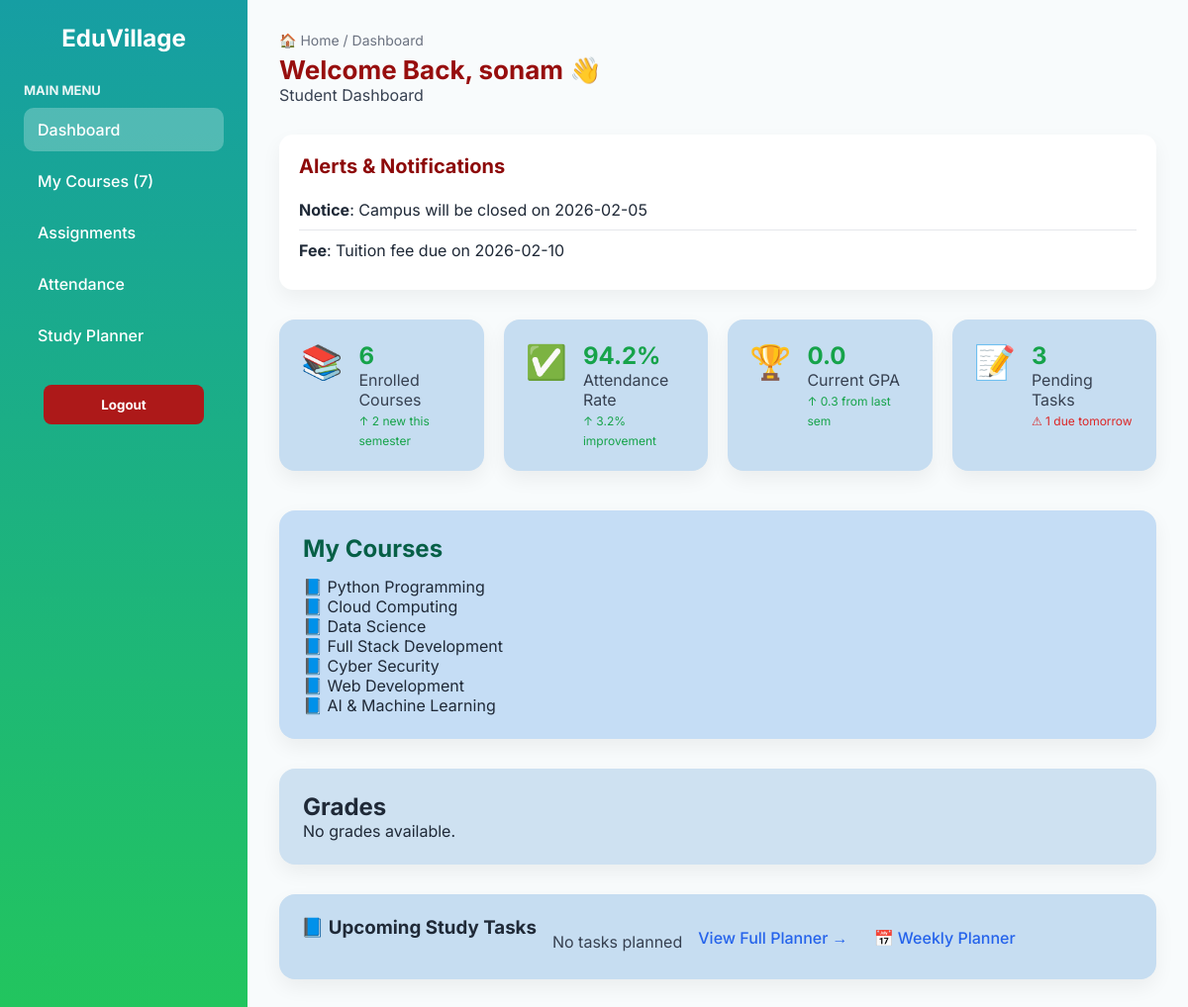
Page /dashboard/student/ (signed in) on the committed database.
### core/models.py (models this page shows, shortened)
class Enrollment(models.Model):
    user = models.ForeignKey(User, on_delete=models.CASCADE)
    course = models.ForeignKey(Course, on_delete=models.CASCADE)
    progress = models.IntegerField(default=0)  # percentage
    enrolled_on = models.DateTimeField(auto_now_add=True)

class Course(models.Model):
    title = models.CharField(max_length=200)
    description = models.TextField()
    created_by = models.ForeignKey(User, on_delete=models.CASCADE)

### core/views.py (the view)
# urls.py: path('dashboard/student/', dashboard_student, name='dashboard_student'),
@login_required
def dashboard_student(request):
    profile, created = UserProfile.objects.get_or_create(user=request.user)
    if profile.role != 'student':
        return redirect('login')
    enrollments = Enrollment.objects.filter(user=request.user)
    notices = [
        {'type': 'Notice', 'message': 'Campus will be closed on 2026-02-05'},
        {'type': 'Fee', 'message': 'Tuition fee due on 2026-02-10'},
    ]
    study_tasks = StudyTask.objects.filter(
        user=request.user
    ).order_by('study_date')[:5]
    today_tasks = StudyTask.objects.filter(
        user=request.user,
        study_date=date.today()
    )
    context = {
        'profile': profile,
        'notices': notices,
        'enrollments': enrollments,
        'study_tasks': study_tasks,
        'today_tasks': today_tasks,
    }
    return render(request, 'core/dashboard_student.html', context)

### core/templates/core/dashboard_student.html (shortened to what this page needs)
{% load static %}
<!DOCTYPE html>
<html lang="en">
<head>
    <link rel="stylesheet" href="{% static 'css/dashboard.css' %}?v=2">
</head>
<body>
<div class="dashboard-container">
    <aside class="sidebar">
        <div class="logo">
            <h2>EduVillage</h2>
        </div>
        <nav class="menu">
            <h4>Main Menu</h4>
            <ul>
                <li class="active"><a href="{% url 'dashboard_student' %}">Dashboard</a></li>
                <li><a href="{% url 'student_my_courses' %}">My Courses ({{ enrollments.count }})</a></li>
                <li><a href="{% url 'assignments' %}">Assignments</a></li>
                <li><a href="{% url 'attendance' %}">Attendance</a></li>
                <li><a href="{% url 'study_planner' %}">Study Planner</a></li>
            </ul>
        </nav>
        <div class="sidebar-logout">
            <form method="POST" action="{% url 'logout' %}">
                <button type="submit">Logout</button>
            </form>
        </div>
    </aside>
    <main class="main-content">
        <div class="header">
            <div class="breadcrumb">
                <span>🏠 Home /</span> <span>Dashboard</span>
            </div>
            <div class="welcome">
                <h1>Welcome Back, {{ request.user.username }} 👋</h1>
                <p>Student Dashboard</p>
            </div>
        </div>
        <div class="notifications">
            <h2>Alerts & Notifications</h2>
            <ul>
                {% for notice in notices %}
                    <li><strong>{{ notice.type }}</strong>: {{ notice.message }}</li>
                {% empty %}
                    <li>No alerts at this moment!</li>
                {% endfor %}
            </ul>
        </div>
        <div class="summary-cards">
            <div class="card">
                <div class="icon">📚</div>
                <div class="info">
                    <h2>6</h2>
                    <p>Enrolled Courses</p>
                    <span class="update">↑ 2 new this semester</span>
                </div>
            </div>
            <div class="card">
                <div class="icon">✅</div>
                <div class="info">
                    <h2>94.2%</h2>
                    <p>Attendance Rate</p>
                    <span class="update">↑ 3.2% improvement</span>
                </div>
            </div>
            <div class="card">
                <div class="icon">🏆</div>
                <div class="info">
                    <h2>0.0</h2>
                    <p>Current GPA</p>
                    <span class="update">↑ 0.3 from last sem</span>
                </div>
            </div>
            <div class="card">
                <div class="icon">📝</div>
                <div class="info">
                    <h2>3</h2>
                    <p>Pending Tasks</p>
                    <span class="update alert">⚠ 1 due tomorrow</span>
                </div>
            </div>
        </div>
        <div class="performance">
            <h2>My Courses</h2>
            {% for enroll in enrollments %}
                <p>📘 {{ enroll.course.title }}</p>
            {% empty %}
                <p>No courses enrolled yet.</p>
            {% endfor %}
        </div>
        <div class="grades">
            <h2>Grades</h2>
            {% for g in grades %}
                <div class="grade-card">
                    <p><strong>Course:</strong> {{ g.course }}</p>
                    <p><strong>Score:</strong> {{ g.score }}</p>
                    <p><strong>Grade:</strong> {{ g.grade }}</p>
                </div>
            {% empty %}
                <p>No grades available.</p>
            {% endfor %}
        </div>
        <div class="card upcoming-tasks">
            <h3>📘 Upcoming Study Tasks</h3>
            <ul>
                {% for task in tasks %}
                    <li>{{ task.subject }} – {{ task.study_date }}</li>
                {% empty %}
                    <li>No tasks planned</li>
                {% endfor %}
            </ul>
            <a href="{% url 'study_planner' %}">View Full Planner →</a>
            <a href="{% url 'weekly_planner' %}">📅 Weekly Planner</a>
        </div>
    </main>
</div>
</body>
</html>

### static/css/dashboard.css (style rules this page uses)
* { margin: 0; padding: 0; box-sizing: border-box; font-family: 'Inter', sans-serif; }
body { background: hsl(195, 40%, 98%); color: #1f2937; }
.dashboard-container { display: flex; min-height: 100vh; }
.sidebar { width: 250px; background: linear-gradient(180deg, #169ea3, #22c55e); color: #ffffff; padding: 24px; }
.logo h2 { text-align: center; margin-bottom: 30px; font-weight: 700; }
.menu h4 { font-size: 13px; text-transform: uppercase; opacity: 0.9; margin-bottom: 10px; }
.menu ul { list-style: none; }
.menu li { margin-bottom: 8px; border-radius: 10px; }
.menu li a { display: block; padding: 12px 14px; text-decoration: none; color: #ffffff; font-weight: 500; transition: background 0.2s; }
.menu li:hover, .menu li.active { background: rgba(255, 255, 255, 0.25); }
.main-content { flex: 1; padding: 32px; }
.header { margin-bottom: 30px; }
.breadcrumb { font-size: 14px; color: #6b7280; margin-bottom: 6px; }
.welcome h1 { font-size: 26px; color: #970e0e; }
.welcome p { color: #374151; }
.sidebar-logout { margin-top: auto; padding: 20px; }
.sidebar-logout button { width: 100%; padding: 12px; border: none; border-radius: 8px; background: #ad1919; color: #fff; font-weight: bold; cursor: pointer; transition: background 0.3s ease; }
.notifications { background: #ffffff; padding: 20px; border-radius: 14px; margin-bottom: 30px; box-shadow: 0 8px 20px rgba(0,0,0,0.05); }
.notifications h2 { font-size: 20px; margin-bottom: 12px; color: #8d0909; }
.notifications ul { list-style: none; }
.notifications li { padding: 10px 0; border-bottom: 1px solid #e5e7eb; }
.notifications li:last-child { border-bottom: none; }
.summary-cards { display: grid; grid-template-columns: repeat(4, 1fr); gap: 20px; margin-bottom: 40px; }
.card { background: #c6ddf1; padding: 22px; border-radius: 16px; display: flex; gap: 16px; box-shadow: 0 8px 20px rgba(0,0,0,0.06); }
.icon { font-size: 34px; }
.info h2 { color: #16a34a; font-size: 24px; }
.info p { color: #374151; }
.update { font-size: 12px; color: #16a34a; }
.update.alert { color: #dc2626; }
.performance { background: #c5ddf5; padding: 24px; border-radius: 16px; margin-bottom: 30px; box-shadow: 0 8px 20px rgba(0,0,0,0.06); }
.performance h2 { margin-bottom: 14px; color: #065f46; }
.grades { background: #cee1f1; padding: 24px; border-radius: 16px; margin-bottom: 30px; box-shadow: 0 8px 20px rgba(0,0,0,0.06); }
.card ul { list-style: none; margin-top: 10px; }
.card ul li { padding: 6px 0; color: #374151; }
.card a { display: inline-block; margin-top: 12px; margin-right: 10px; color: #2563eb; font-weight: 500; text-decoration: none; }

### rows in the picture
Enrollment: course "Python Programming"
Enrollment: course "Cloud Computing"
Enrollment: course "Data Science"
Enrollment: course "Full Stack Development"
Enrollment: course "Cyber Security"
Enrollment: course "Web Development"
Enrollment: course "AI & Machine Learning"

### other values in the picture
{{ enrollments.count }} "7"
{{ request.user.username }} "sonam"
{{ notice.type }} "Notice" "Fee"
{{ notice.message }} "Campus will be closed on 2026-02-05" "Tuition fee due on 2026-02-10"
